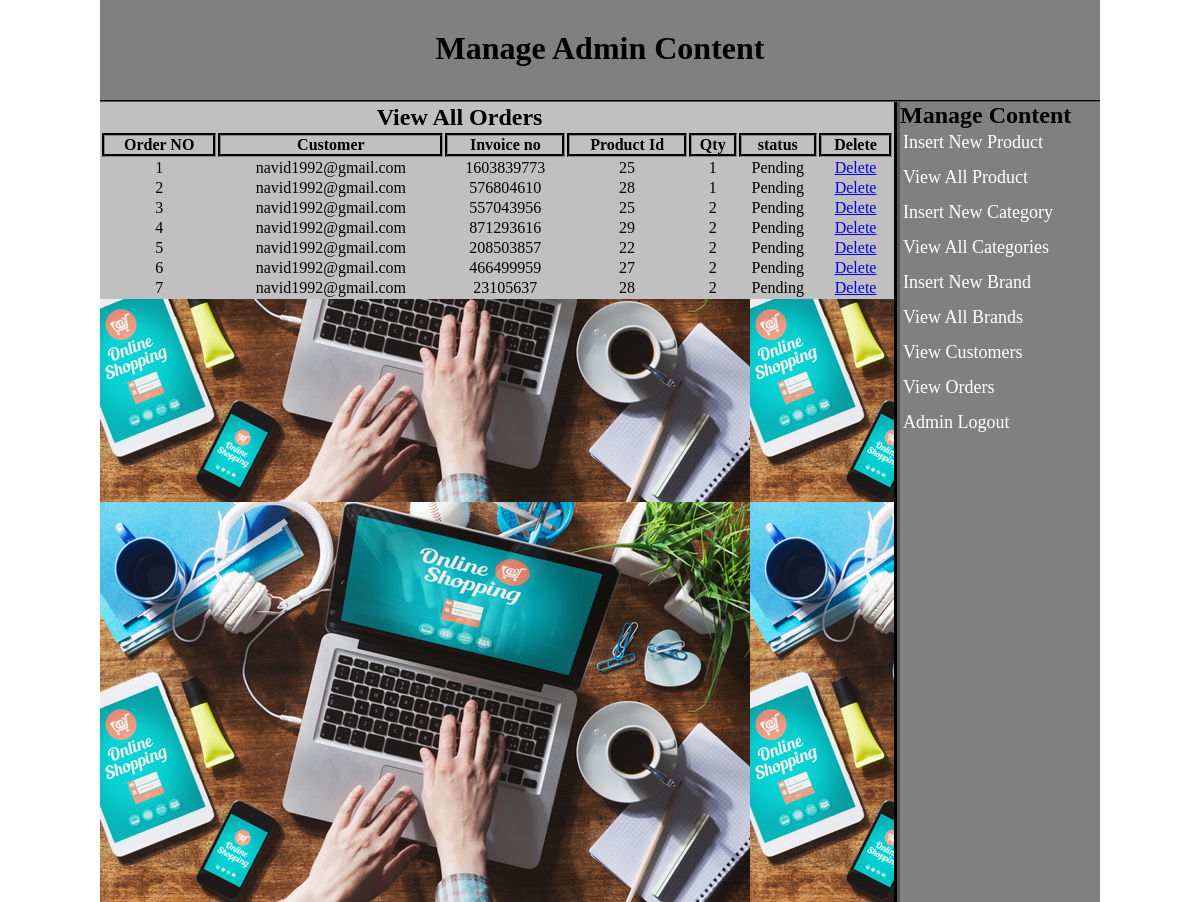
The app's page /admin_area/index.php?view_orders (signed in) with its own data.
### tables this page shows
CREATE TABLE `pending_orders` (
  `order_id` int(100) NOT NULL,
  `customer_id` int(10) NOT NULL,
  `invoice_no` int(10) NOT NULL,
  `products_id` int(10) NOT NULL,
  `qty` int(10) NOT NULL,
  `order_status` text NOT NULL
);

CREATE TABLE `customers` (
  `customer_id` int(10) NOT NULL,
  `customer_name` varchar(100) NOT NULL,
  `customer_email` varchar(100) NOT NULL,
  `customer_pass` varchar(100) NOT NULL,
  `customer_country` text NOT NULL,
  `customer_city` text NOT NULL,
  `customer_contact` int(15) NOT NULL,
  `customer_address` text NOT NULL,
  `customer_image` text NOT NULL,
  `customer_ip` int(100) NOT NULL
);

### admin_area/view_orders.php (the view, shortened to what this page needs)
<!DOCTYPE html>
<html>
<head>
</head>
<body>
<table width="794" align="center"bgcolor="silver">
	<tr align="center">
		<td colspan="6">
		<h2> View All Orders</h2>
		</td>
	</tr>
	<tr align="center">
		<th>Order NO</th>
		<th>Customer</th>
		<th>Invoice no</th>
		<th>Product Id</th>
		<th>Qty</th>
		<th>status</th>
		<th>Delete</th>
	</tr>
	<?php
	include("include/db.php");
	$get_orders="select * from pending_orders";
	$run_orders=mysqli_query($con,$get_orders);
	$i=0;
	while($row_orders=mysqli_fetch_array($run_orders))
	{
		$order_id=$row_orders['order_id'];
		$c_id=$row_orders['customer_id'];
		$invoice=$row_orders['invoice_no'];
		$p_id=$row_orders['products_id'];
		$qty=$row_orders['qty'];
		$status=$row_orders['order_status'];
		$i++;
	 ?>
	<tr align="center">
		<td><?php echo $i;?></td>
		<td>
			<?php
$get_customer="select * from customers where customer_id='$c_id'";
$run_customer=mysqli_query($con,$get_customer);
$row_customer=mysqli_fetch_array($run_customer);
$customer_email=$row_customer['customer_email'];
echo $customer_email;
			 ?>
		</td>
		<td><?php echo $invoice;?></td>
		<td><?php echo $p_id;?></td>
		<td><?php echo $qty;?></td>
		<td><?php
		if ($status=='pending') {
		 	echo $status='Pending';
		 }
		 else{
		echo $status='Complete';}
		?>
		</td>
		<td><a href="delete_order.php?delete_order=<?php echo $order_id;?>">Delete</a></td>
	</tr>
	<?php  }  ?>
</table>
</body>
</html>

### admin_area/styles/style.css (style rules this page uses)
html, body, div, span, applet, object, iframe, h1, h2, h3, h4, h5, h6, p, blockquote, pre, a, abbr, acronym, address, big, cite, code, del, dfn, em, img, ins, kbd, q, s, samp, small, strike, strong, sub, sup, tt, var, b, u, i, center, dl, dt, dd, ol, ul, li, fieldset, form, label, legend, table, caption, tbody, tfoot, thead, tr, th, td, article, aside, canvas, details, embed, figure, figcaption, footer, header, hgroup, menu, nav, output, ruby, section, summary, time, mark, audio, video { margin: 0; padding: 0; border: 0; vertical-align: baseline; }
body { background:#666: }

### admin_area/view_orders.php (style rules this page uses)
th,tr { border:3px groove #333; }

### records on screen
pending_orders: customer.customer_email "navid1992@gmail.com", invoice_no "1603839773", products "25", qty "1"
pending_orders: customer.customer_email "navid1992@gmail.com", invoice_no "576804610", products "28", qty "1"
pending_orders: customer.customer_email "navid1992@gmail.com", invoice_no "557043956", products "25", qty "2"
pending_orders: customer.customer_email "navid1992@gmail.com", invoice_no "871293616", products "29", qty "2"
pending_orders: customer.customer_email "navid1992@gmail.com", invoice_no "208503857", products "22", qty "2"
pending_orders: customer.customer_email "navid1992@gmail.com", invoice_no "466499959", products "27", qty "2"
pending_orders: customer.customer_email "navid1992@gmail.com", invoice_no "23105637", products "28", qty "2"
